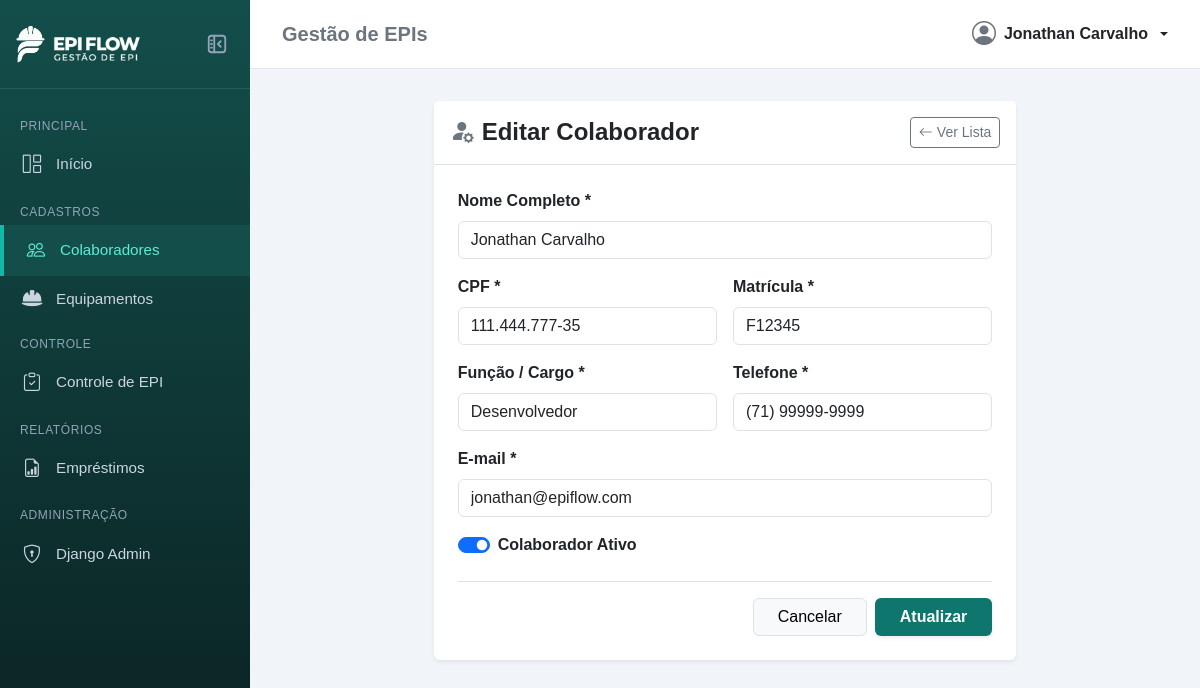
The page /colaboradores/2/editar/ (signed in) on the database its author committed.
### apps/colaboradores/models.py (models this page shows, shortened)
class Colaborador(models.Model):
    nome = models.CharField(max_length=100)
    cpf = models.CharField(max_length=14)
    matricula = models.CharField(max_length=10)
    funcao = models.CharField(max_length=50)
    telefone = models.CharField(max_length=15)
    email = models.EmailField(max_length=60)
    ativo = models.BooleanField(default=True)

### apps/colaboradores/views.py (the view)
# urls.py: path('<int:id>/editar/', views.editar_colaborador, name='editar'),
def editar_colaborador(request, id):
    if not request.user.has_perm('colaboradores.change_colaborador'):
        messages.error(request, 'Acesso negado: seu perfil não tem permissão para editar colaboradores.')
        return redirect('colaboradores:listar')
    colaborador = get_object_or_404(Colaborador, id=id)
    if request.method == 'POST':
        form = ColaboradorForm(request.POST, instance=colaborador)
        if form.is_valid():
            form.save()
            messages.success(request, 'Colaborador atualizado com sucesso!')
            return redirect('colaboradores:listar')
        else:
            primeiro_campo = list(form.errors.keys())[0] if form.errors else ''
            msg_erro = form.errors[primeiro_campo][0] if primeiro_campo in form.errors else 'Verifique os campos preenchidos.'
            messages.error(request, f'Erro ao atualizar! {msg_erro}')
    else:
        form = ColaboradorForm(instance=colaborador)
    return render(request, 'colaboradores/cadastrar.html', {
        'form': form,
        'colaborador': colaborador,
        'titulo': 'Editar Colaborador',
        'botao_texto': 'Atualizar',
        'editando': True,
    })

### templates/colaboradores/cadastrar.html (shortened to what this page needs)
{% extends 'base.html' %}
{% load static %}
{% block content %}
<div class="row justify-content-center">
    <div class="col-12 col-md-8">
        <div class="card shadow-sm border-0">
            <div class="card-header bg-white border-bottom py-3 d-flex justify-content-between align-items-center">
                <h4 class="mb-0 fw-bold text-dark">
                    <i class="bi bi-person-fill-gear me-2 text-secondary"></i>{{ titulo }}
                </h4>
                <a href="{% url 'colaboradores:listar' %}" class="btn btn-outline-secondary btn-sm">
                    <i class="bi bi-arrow-left me-1"></i>Ver Lista
                </a>
            </div>
            <div class="card-body p-4">
                <form method="POST" novalidate>
                    <div class="mb-3">
                        <label for="{{ form.nome.id_for_label }}" class="form-label fw-semibold">{{ form.nome.label }}
                            *</label>
                        {{ form.nome }}
                    </div>
                    <div class="row g-3 mb-3">
                        <div class="col-md-6">
                            <label for="{{ form.cpf.id_for_label }}" class="form-label fw-semibold">{{ form.cpf.label }}
                                *</label>
                            {{ form.cpf }}
                        </div>
                        <div class="col-md-6">
                            <label for="{{ form.matricula.id_for_label }}"
                                class="form-label fw-semibold">{{form.matricula.label }} *</label>
                            {{ form.matricula }}
                        </div>
                    </div>
                    <div class="row g-3 mb-3">
                        <div class="col-md-6">
                            <label for="{{ form.funcao.id_for_label }}"
                                class="form-label fw-semibold">{{form.funcao.label }} *</label>
                            {{ form.funcao }}
                        </div>
                        <div class="col-md-6">
                            <label for="{{ form.telefone.id_for_label }}"
                                class="form-label fw-semibold">{{form.telefone.label }} *</label>
                            {{ form.telefone }}
                        </div>
                    </div>
                    <div class="mb-3">
                        <label for="{{ form.email.id_for_label }}" class="form-label fw-semibold">{{ form.email.label }}
                            *</label>
                        {{ form.email }}
                    </div>
                    <div class="form-check form-switch mb-4">
                        {{ form.ativo }}
                        <label class="form-check-label fw-semibold" for="{{ form.ativo.id_for_label }}">
                            {{ form.ativo.label }}
                        </label>
                    </div>
                    <div class="d-flex justify-content-end gap-2 border-top pt-3">
                        <a href="{% url 'colaboradores:listar' %}" class="btn btn-light border px-4">Cancelar</a>
                        <button type="submit" class="btn btn-custom px-4 fw-bold shadow-sm">
                            {{ botao_texto }}
                        </button>
                    </div>
                </form>
            </div>
        </div>
    </div>
</div>
{% endblock %}

### templates/base.html (shortened to what this page needs)
{% load static %}
<!DOCTYPE html>
<html lang="pt-br">
<head>
    <link href="https://cdn.jsdelivr.net/npm/bootstrap@5.3.3/dist/css/bootstrap.min.css" rel="stylesheet">
    <link rel="stylesheet" href="https://cdn.jsdelivr.net/npm/bootstrap-icons@1.11.3/font/bootstrap-icons.min.css">
    <link rel="stylesheet" href="https://cdnjs.cloudflare.com/ajax/libs/font-awesome/6.5.2/css/all.min.css">
    <link rel="stylesheet" href="{% static 'css/style.css' %}">
</head>
<body>
    <div class="app-wrapper">
        <aside class="sidebar" id="appSidebar">
            <div class="sidebar-header">
                <a href="{% url 'nucleo:index' %}" class="sidebar-brand" title="EPI Flow">
                    <img src="{% static 'img/logo-icone.png' %}" alt="Logo EPI Flow" class="logo-icon">
                    <img src="{% static 'img/logo-texto.png' %}" alt="EPI Flow" class="logo-text ms-2">
                </a>
                <button id="sidebarToggle" class="sidebar-toggle-btn" title="Recolher / Expandir Menu"
                    aria-label="Alternar Menu">
                </button>
            </div>
            <ul class="sidebar-menu">
                <li class="sidebar-category">Principal</li>
                <li>
                    <a href="{% url 'nucleo:index' %}"
                        class="sidebar-link {% if request.resolver_match.app_name == 'nucleo' %}active{% endif %}"
                        title="Início">
                        <i class="bi bi-grid-1x2"></i>
                        <span class="link-text">Início</span>
                    </a>
                </li>
                <li class="sidebar-category">Cadastros</li>
                <li>
                    <a href="{% url 'colaboradores:listar' %}"
                        class="sidebar-link {% if request.resolver_match.app_name == 'colaboradores' %}active{% endif %}"
                        title="Colaboradores">
                        <i class="bi bi-people"></i>
                        <span class="link-text">Colaboradores</span>
                    </a>
                </li>
                <li>
                    <a href="{% url 'epis:listar' %}"
                        class="sidebar-link {% if request.resolver_match.app_name == 'epis' %}active{% endif %}"
                        title="Equipamentos">
                        <i class="fa-solid fa-helmet-safety"></i>
                        <span class="link-text">Equipamentos</span>
                    </a>
                </li>
                <li class="sidebar-category">Controle</li>
                <li>
                    <a href="{% url 'emprestimos:listar' %}"
                        class="sidebar-link {% if request.resolver_match.app_name == 'emprestimos' and request.resolver_match.url_name != 'relatorios' %}active{% endif %}"
                        title="Controle de EPI">
                        <i class="bi bi-clipboard-check"></i>
                        <span class="link-text">Controle de EPI</span>
                    </a>
                </li>
                <li class="sidebar-category">Relatórios</li>
                <li>
                    <a href="{% url 'emprestimos:relatorios' %}"
                        class="sidebar-link {% if request.resolver_match.url_name == 'relatorios' %}active{% endif %}"
                        title="Relatórios de Empréstimos">
                        <i class="bi bi-file-earmark-bar-graph"></i>
                        <span class="link-text">Empréstimos</span>
                    </a>
                </li>
                {% if request.user.is_superuser or request.user.is_staff %}
                <li class="sidebar-category">Administração</li>
                <li>
                    <a href="{% url 'admin:index' %}" class="sidebar-link" title="Painel Django Admin" target="_blank">
                        <i class="bi bi-shield-lock"></i>
                        <span class="link-text">Django Admin</span>
                    </a>
                </li>
                {% endif %}
            </ul>
        </aside>
        <div class="content-wrapper">
            <header class="topbar">
                <h5 class="mb-0 text-secondary fw-semibold">Gestão de EPIs</h5>
                <div class="dropdown">
                    <a href="#" class="d-flex align-items-center gap-2 text-decoration-none dropdown-toggle text-dark"
                        id="dropdownUsuario" data-bs-toggle="dropdown" aria-expanded="false">
                        <i class="bi bi-person-circle fs-4 text-secondary"></i>
                        <span class="fw-semibold">
                            {% if request.user.get_full_name %}
                            {{ request.user.get_full_name }}
                            {% else %}
                            {{ request.user.username }}
                            {% endif %}
                        </span>
                    </a>
                </div>
            </header>
            <main class="main-content">
                {% block content %}{% endblock %}
            </main>
        </div>
    </div>
</body>
</html>

### static/css/style.css (style rules this page uses)
:root { --primary-teal: #0f766e; --primary-dark: #134e4a; --sidebar-bg: #092020; --sidebar-hover: #134e4a; }
body { background-color: #f1f5f9; font-family: Arial, sans-serif; color: #333; margin: 0; min-height: 100vh; }
.app-wrapper { display: flex; min-height: 100vh; width: 100%; }
.sidebar { width: 250px; background: linear-gradient(180deg, var(--primary-dark) 0%, var(--sidebar-bg) 100%); color: #e2e8f0; flex-shrink: 0; display: flex; flex-direction: column; transition: width 0.3s ease; overflow-x: hidden; }
.sidebar-header { display: flex; align-items: center; justify-content: space-between; padding: 1.25rem 1rem; border-bottom: 1px solid rgba(255, 255, 255, 0.1); transition: all 0.3s ease; }
.sidebar-brand { font-size: 1.25rem; font-weight: bold; color: white; text-decoration: none; display: flex; align-items: center; white-space: nowrap; }
.logo-icon { height: 38px; width: auto; object-fit: contain; flex-shrink: 0; transition: transform 0.2s ease; }
.logo-text { height: 48px; width: auto; object-fit: contain; }
.sidebar-toggle-btn { background: transparent; border: none; outline: none; box-shadow: none; color: #94a3b8; cursor: pointer; width: 34px; height: 34px; border-radius: 8px; display: flex; align-items: center; justify-content: center; transition: all 0.2s ease; flex-shrink: 0; padding: 0; }
.sidebar-toggle-btn .icon-collapse { display: block; }
.sidebar-menu { list-style: none; padding: 1rem 0; margin: 0; }
.sidebar-category { font-size: 0.75rem; text-transform: uppercase; letter-spacing: 0.05em; color: #94a3b8; padding: 0.75rem 1.25rem 0.25rem; white-space: nowrap; }
.sidebar-link { display: flex; align-items: center; padding: 0.75rem 1.25rem; color: #cbd5e1; text-decoration: none; transition: all 0.2s; font-size: 0.95rem; white-space: nowrap; }
.sidebar-link i { font-size: 1.15rem; margin-right: 0.75rem; width: 24px; text-align: center; flex-shrink: 0; transition: margin 0.2s, font-size 0.2s; }
.sidebar-link:hover, .sidebar-link.active { background-color: var(--sidebar-hover); color: #5eead4; border-left: 4px solid #14b8a6; }
.content-wrapper { flex: 1; display: flex; flex-direction: column; min-width: 0; }
.topbar { background-color: white; border-bottom: 1px solid #e2e8f0; padding: 1rem 2rem; display: flex; justify-content: space-between; align-items: center; }
.main-content { padding: 2rem; flex: 1; }
.btn-custom { background-color: var(--primary-teal); color: white; }

### rows shown on the page
Colaborador: nome "Jonathan Carvalho", cpf "111.444.777-35", matricula "F12345", funcao "Desenvolvedor", telefone "(71) 99999-9999", email "jonathan@epiflow.com", ativo "☑"

### other values the page prints
{{ request.user.get_full_name }} "Jonathan Carvalho"
{{ titulo }} "Editar Colaborador"
{{ botao_texto }} "Atualizar"
